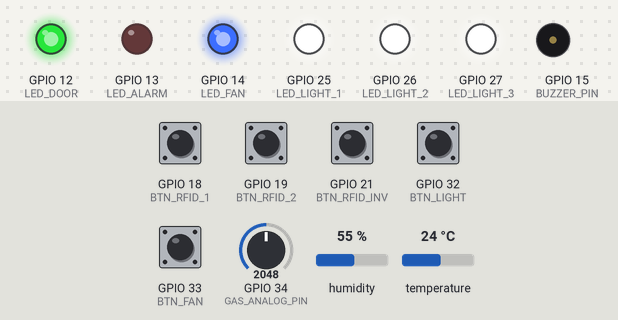
Bench run of a program on a simulated ESP32. Parts: output pins drawn as LEDs (lit = HIGH), buzzer (waves = sounding, pin HIGH). Dashed ring = blinking. The test bench sets the inputs (shaded band); at power-on: GPIO 18 (BTN_RFID_1), GPIO 19 (BTN_RFID_2), GPIO 21 (BTN_RFID_INV), GPIO 32 (BTN_LIGHT), GPIO 33 (BTN_FAN) HIGH, GPIO 34 (GAS_ANALOG_PIN) = 2048, humidity 55 %, temperature 24 °C. WiFi joins after 1.5 s; servers stay silent unless stated; storage starts empty; random numbers use the default seed unless the program sets one; EEPROM starts erased; no MQTT or app messages arrive unless stated; what the program prints to the serial monitor is not drawn.

Above: at 2.9 s.
3.0 s: GPIO 34 (GAS_ANALOG_PIN) set to 2824
7.5 s: GPIO 34 (GAS_ANALOG_PIN) set to 2930
At 9.24 s:
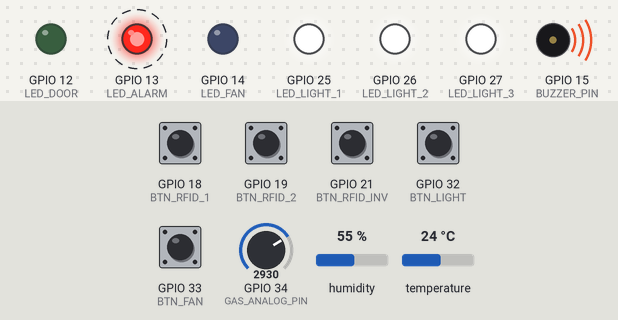
11.2 s: GPIO 18 (BTN_RFID_1) pulled LOW for 0.15 s
At 11.7 s:
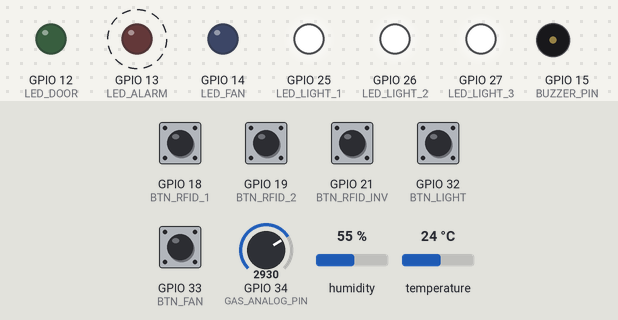
14.7 s: GPIO 32 (BTN_LIGHT) pulled LOW for 0.15 s
At 14.87 s:
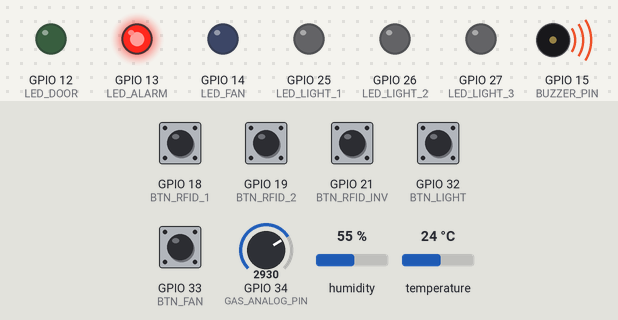
18.2 s: GPIO 19 (BTN_RFID_2) pulled LOW for 0.15 s
21.7 s: GPIO 33 (BTN_FAN) pulled LOW for 0.15 s
At 22.07 s:
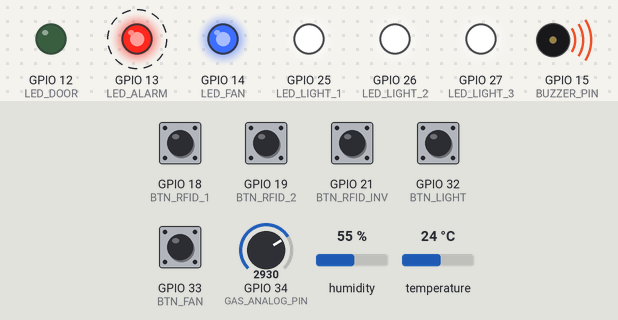
Timing chart, 0 to 26.2 s (numbered marks = the images above; inputs shaded):
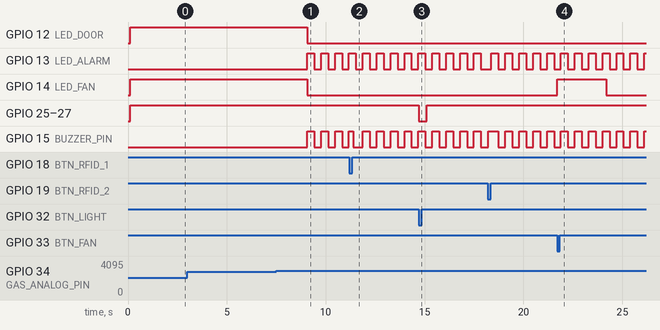

The program:

main.cpp
```cpp
/**
 * SMART DORMITORY — ESP32 FIRMWARE
 *
 * Linh kiện:
 *  - DHT22 (Nhiệt độ & Độ ẩm) -> GPIO 4
 *  - Biến trở Potentiometer (Mô phỏng Khí Gas MQ-2) -> GPIO 34
 *  - 3 Nút bấm (Mô phỏng 3 Thẻ RFID: SV001, SV002, Thẻ lạ) -> GPIO 18, 19, 21 (PULLUP)
 *  - 3 LED Đèn chiếu sáng -> GPIO 25, 26, 27
 *  - 1 LED Quạt thông gió -> GPIO 14
 *  - 1 LED Khóa cửa điện tử -> GPIO 12
 *  - 1 LED Báo động đỏ -> GPIO 13
 *  - 1 Còi Buzzer -> GPIO 15
 */

#include <Arduino.h>
#include <WiFi.h>
#include <PubSubClient.h>
#include <DHT.h>
#include <ArduinoJson.h>
#include <Preferences.h>
#include <SPIFFS.h>

// ==================== CẤU HÌNH ====================
const char* WIFI_SSID     = "3070";
const char* WIFI_PASSWORD = "12012014";

// Trỏ thẳng về Cloud VPS MQTT Broker (Fallback sang HiveMQ nếu cần)
const char* MQTT_BROKER_PRIMARY  = "103.74.100.132";
const char* MQTT_BROKER_FALLBACK = "broker.hivemq.com";
const int   MQTT_PORT            = 1883;
const char* MQTT_USER            = "";
const char* MQTT_PASSWORD        = "";

const char* BUILDING  = "A";
const char* FLOOR     = "1";
const char* ROOM      = "101";

String topicBase = String("dormitory/") + BUILDING + "/" + FLOOR + "/" + ROOM;

// ==================== CHÂN GPIO ====================
#define DHT_PIN         4
#define DHT_TYPE        DHT22
#define GAS_ANALOG_PIN  34

// 5 Nút Bấm Vật Lý Trên Breadboard (Đại diện Bật/Tắt & Quẹt Thẻ)
#define BTN_LIGHT       32  // Nút Bật/Tắt Đèn
#define BTN_FAN         33  // Nút Bật/Tắt Quạt
#define BTN_RFID_1      18  // Nút đại diện Thẻ SV001 (Nguyễn Văn An - Hợp lệ)
#define BTN_RFID_2      19  // Nút đại diện Thẻ SV002 (Trần Thị Bình - Hợp lệ)
#define BTN_RFID_INV    21  // Nút đại diện Thẻ Lạ (Từ chối / Báo động)

// Đèn LED / Relay kích hoạt thiết bị
#define LED_LIGHT_1     25  // Đèn 1 (Relay 1)
#define LED_LIGHT_2     26  // Đèn 2 (Relay 2)
#define LED_LIGHT_3     27  // Đèn 3 (Dự phòng)
#define LED_FAN         14  // Quạt (Relay 3)
#define LED_DOOR        12  // Khóa Cửa (Relay 4 - sáng 4s khi mở chốt)
#define LED_ALARM       13  // Đèn Báo Động Đỏ (nhấp nháy khi sự cố)
#define BUZZER_PIN      15  // Còi Báo Động Active Buzzer 5V

// ==================== CẤU HÌNH LOGIC RƠ-LE (ACTIVE-LOW) ====================
// Bo Relay 4 kênh hoạt động ở chế độ Low-Level Trigger (Mức Thấp):
//  - RELAY_ON  = LOW  (0V kích hoạt cuộn hút đóng tiếp điểm, đèn LED đỏ trên rơ-le sáng, bật thiết bị)
//  - RELAY_OFF = HIGH (3.3V ngắt cuộn hút, đèn LED đỏ tắt, ngắt thiết bị)
#define RELAY_ON        LOW
#define RELAY_OFF       HIGH

// ==================== BIẾN TRẠNG THÁI ====================
bool lightOn[3] = {false, false, false};
bool fanOn      = false;
bool doorOpen   = false;
bool alarmActive = false;
unsigned long doorUnlockTime = 0;

// Debounce & Timers
unsigned long lastBtnPress[3] = {0, 0, 0};
const unsigned long DEBOUNCE_MS = 250;

unsigned long lastSensorPublish = 0;
const unsigned long SENSOR_INTERVAL = 3000;
unsigned long lastMqttRetry = 0;
bool useFallbackBroker = false;

// ==================== KHỞI TẠO ĐỐI TƯỢNG ====================
DHT dht(DHT_PIN, DHT_TYPE);
WiFiClient espClient;
PubSubClient mqttClient(espClient);
Preferences preferences;

// ==================== KHAI BÁO HÀM ====================
void connectWiFi();
void connectMQTT();
void mqttCallback(char* topic, byte* payload, unsigned int length);
void publishSensorData();
void publishDeviceStatus(String triggerSource);
void handleRFID(int btnIndex);


void setLight(int index, bool state);
void setFan(bool state, String triggerSource = "FAN_TOGGLE");
void setDoor(bool state, String triggerSource = "DOOR_TOGGLE");
void setAlarm(bool state, String triggerSource = "ALARM_TOGGLE");
void beepBuzzer(int times, int durationMs);

// Offline Mode Functions
bool isAuthorizedCardOffline(String cardId);
void logAccessEvent(String cardId, bool authorized, String action);
void syncOfflineQueue();

// ==================== SETUP ====================
void setup() {
  Serial.begin(115200);
  delay(100);
  Serial.println("\n==========================================");
  Serial.println("🏠 Smart Dormitory — ESP32 + RFID RC522");
  Serial.println("==========================================");

  // Đặt trước mức ngắt (HIGH / RELAY_OFF) trước khi kích hoạt OUTPUT để triệt tiêu cú giật rơ-le khi khởi động
  digitalWrite(LED_LIGHT_1, RELAY_OFF);
  digitalWrite(LED_LIGHT_2, RELAY_OFF);
  digitalWrite(LED_LIGHT_3, RELAY_OFF);
  digitalWrite(LED_FAN,     RELAY_OFF);
  digitalWrite(LED_DOOR,    RELAY_OFF);

  pinMode(LED_LIGHT_1, OUTPUT);
  pinMode(LED_LIGHT_2, OUTPUT);
  pinMode(LED_LIGHT_3, OUTPUT);
  pinMode(LED_FAN,     OUTPUT);
  pinMode(LED_DOOR,    OUTPUT);
  pinMode(LED_ALARM,   OUTPUT);
  pinMode(BUZZER_PIN,  OUTPUT);

  pinMode(BTN_LIGHT,    INPUT_PULLUP);
  pinMode(BTN_FAN,      INPUT_PULLUP);
  pinMode(BTN_RFID_1,   INPUT_PULLUP);
  pinMode(BTN_RFID_2,   INPUT_PULLUP);
  pinMode(BTN_RFID_INV, INPUT_PULLUP);

  setDoor(false);
  setAlarm(false);
  setFan(false);
  setLight(0, false);
  setLight(1, false);
  setLight(2, false);
  dht.begin();

  // Khởi tạo SPIFFS cho Offline Queue
  if (!SPIFFS.begin(true)) {
    Serial.println("❌ SPIFFS Mount Failed");
  } else {
    Serial.println("✅ SPIFFS Mounted (Offline Queue Ready)");
  }

  // Khởi tạo Preferences cho Offline RFID Cache
  preferences.begin("rfid_cache", false);
  if (preferences.getString("CARD_A1B2C3D4", "") == "") {
    preferences.putString("CARD_A1B2C3D4", "SV001");
    preferences.putString("CARD_E5F6G7H8", "SV002");
  }
  preferences.end();

  connectWiFi();
  mqttClient.setServer(MQTT_BROKER_PRIMARY, MQTT_PORT);
  mqttClient.setCallback(mqttCallback);
  mqttClient.setBufferSize(512);
  mqttClient.setKeepAlive(15);
  mqttClient.setSocketTimeout(3);

  Serial.println("✅ ESP32 Ready! Room: " + String(BUILDING) + String(FLOOR) + String(ROOM));
}

// Debounce & State Tracking cho 5 Nút Bấm Vật Lý
unsigned long lastLightBtnPress = 0;
unsigned long lastFanBtnPress   = 0;
bool prevBtnLight   = HIGH;
bool prevBtnFan     = HIGH;
bool prevBtnRfid1   = HIGH;
bool prevBtnRfid2   = HIGH;
bool prevBtnRfidInv = HIGH;

// ==================== LOOP ====================
void loop() {
  // 1. Maintain WiFi & MQTT non-blocking (Không dùng return để nút bấm luôn hoạt động)
  if (WiFi.status() == WL_CONNECTED) {
    if (!mqttClient.connected()) {
      if (millis() - lastMqttRetry > 3000) {
        lastMqttRetry = millis();
        connectMQTT();
      }
    } else {
      mqttClient.loop();
    }
  } else {
    // Khi mất WiFi: Thử reconnect mỗi 8s một lần, không spam WiFi.begin() làm đơ vi điều khiển
    if (millis() - lastMqttRetry > 8000) {
      lastMqttRetry = millis();
      WiFi.reconnect();
    }
  }

  // 3. Auto lock door after 4s (Chỉ tự khóa khi không có sự cố báo động khẩn cấp)
  if (doorOpen && !alarmActive && millis() - doorUnlockTime > 4000) {
    setDoor(false, "AUTO_RELOCK_DOOR");
    Serial.println("🔒 Door Auto-Locked");
  }

  // 3b. Còi Báo Động Active Buzzer & Đèn LED Đỏ nhấp nháy nhịp nhàng khi có sự cố
  static unsigned long lastAlarmPulse = 0;
  static bool alarmPulseState = false;
  if (alarmActive) {
    if (millis() - lastAlarmPulse > 350) {
      lastAlarmPulse = millis();
      alarmPulseState = !alarmPulseState;
      digitalWrite(BUZZER_PIN, alarmPulseState ? HIGH : LOW);
      digitalWrite(LED_ALARM, alarmPulseState ? HIGH : LOW);
    }
  } else {
    digitalWrite(BUZZER_PIN, LOW);
    digitalWrite(LED_ALARM, LOW);
  }

  // 4. Instant RFID Button Polling (Edge Detection: Bắt sườn xuống HIGH -> LOW)
  bool rfid1 = digitalRead(BTN_RFID_1);
  if (rfid1 == LOW && prevBtnRfid1 == HIGH && (millis() - lastBtnPress[0] > DEBOUNCE_MS)) {
    lastBtnPress[0] = millis();
    handleRFID(0);
  }
  prevBtnRfid1 = rfid1;

  bool rfid2 = digitalRead(BTN_RFID_2);
  if (rfid2 == LOW && prevBtnRfid2 == HIGH && (millis() - lastBtnPress[1] > DEBOUNCE_MS)) {
    lastBtnPress[1] = millis();
    handleRFID(1);
  }
  prevBtnRfid2 = rfid2;

  bool rfidInv = digitalRead(BTN_RFID_INV);
  if (rfidInv == LOW && prevBtnRfidInv == HIGH && (millis() - lastBtnPress[2] > DEBOUNCE_MS)) {
    lastBtnPress[2] = millis();
    handleRFID(2);
  }
  prevBtnRfidInv = rfidInv;

  // 5. Nút Bấm Vật Lý: Bật/Tắt Đèn (GPIO 32)
  bool btnLight = digitalRead(BTN_LIGHT);
  if (btnLight == LOW && prevBtnLight == HIGH && (millis() - lastLightBtnPress > DEBOUNCE_MS)) {
    lastLightBtnPress = millis();
    bool nextState = !(lightOn[0] || lightOn[1] || lightOn[2]);
    setLight(0, nextState);
    setLight(1, nextState);
    setLight(2, nextState);
    publishDeviceStatus("PHYSICAL_BTN_LIGHT");
    Serial.println("💡 [NÚT BẤM] Đèn -> " + String(nextState ? "BẬT" : "TẮT"));
  }
  prevBtnLight = btnLight;

  // 6. Nút Bấm Vật Lý: Bật/Tắt Quạt (GPIO 33)
  bool btnFan = digitalRead(BTN_FAN);
  if (btnFan == LOW && prevBtnFan == HIGH && (millis() - lastFanBtnPress > DEBOUNCE_MS)) {
    lastFanBtnPress = millis();
    bool nextState = !fanOn;
    setFan(nextState, "PHYSICAL_BTN_FAN");
    Serial.println("🌀 [NÚT BẤM] Quạt -> " + String(nextState ? "BẬT" : "TẮT"));
  }
  prevBtnFan = btnFan;

  // 7. Periodic Sensor Telemetry
  if (millis() - lastSensorPublish >= SENSOR_INTERVAL) {
    publishSensorData();
    lastSensorPublish = millis();
  }
}


// ==================== WI-FI & MQTT ====================
void connectWiFi() {
  Serial.print("📶 Connecting WiFi...");
  WiFi.mode(WIFI_STA);
  WiFi.setAutoReconnect(true);
  WiFi.persistent(true);
  WiFi.begin(WIFI_SSID, WIFI_PASSWORD);
  int attempts = 0;
  while (WiFi.status() != WL_CONNECTED && attempts < 25) {
    delay(200);
    Serial.print(".");
    attempts++;
  }
  if (WiFi.status() == WL_CONNECTED) {
    Serial.println("\n✅ WiFi connected! IP: " + WiFi.localIP().toString());
  } else {
    Serial.println("\n⚠️ WiFi will connect in background...");
  }
}

void connectMQTT() {
  if (WiFi.status() != WL_CONNECTED) return;

  mqttClient.setServer(MQTT_BROKER_PRIMARY, MQTT_PORT);

  Serial.print("🔌 Connecting MQTT to ");
  Serial.print(MQTT_BROKER_PRIMARY);
  Serial.print("...");

  // Generate unique client ID to prevent broker kick-out
  String clientId = "smartdorm_esp32_A101_" + String(random(0xffff), HEX);

  if (mqttClient.connect(clientId.c_str(), MQTT_USER, MQTT_PASSWORD)) {
    Serial.println(" ✅ CONNECTED!");
    mqttClient.subscribe((topicBase + "/command/#").c_str());
    syncOfflineQueue();
  } else {
    Serial.println(" ❌ (rc=" + String(mqttClient.state()) + ")");
  }
}


// ==================== XỬ LÝ LỆNH MQTT ====================
void mqttCallback(char* topicChar, byte* payload, unsigned int length) {
  String topic = String(topicChar);
  // Bỏ qua tin nhắn ACK của chính mình để triệt tiêu hoàn toàn vòng lặp vô tận
  if (topic.endsWith("/ack")) return;

  String message = "";
  for (unsigned int i = 0; i < length; i++) message += (char)payload[i];

  Serial.println("\n📥 [MQTT Command Received]: " + topic);
  Serial.println("   Payload: " + message);

  StaticJsonDocument<256> doc;
  if (deserializeJson(doc, message) != DeserializationError::Ok) {
    Serial.println("❌ Failed to parse JSON command");
    return;
  }

  String action = doc["action"].as<String>();
  action.trim();
  String commandId = doc["command_id"] | "unknown";

  bool isTurnOn = action.equalsIgnoreCase("on") || action.equalsIgnoreCase("open") || action.equalsIgnoreCase("unlock") || action == "1" || action.equalsIgnoreCase("true");
  bool isTurnOff = action.equalsIgnoreCase("off") || action.equalsIgnoreCase("close") || action.equalsIgnoreCase("lock") || action == "0" || action.equalsIgnoreCase("false");
  bool isToggle = action.equalsIgnoreCase("toggle");

  if (topic.endsWith("/command/light") || topic.endsWith("/command/light1") || topic.endsWith("/command/light2") || topic.endsWith("/command/light3")) {
    bool state = false;
    if (isToggle) {
      state = !(lightOn[0] || lightOn[1] || lightOn[2]);
    } else {
      state = isTurnOn;
    }
    setLight(0, state);
    setLight(1, state);
    setLight(2, state);
    publishDeviceStatus("LIGHT_COMMAND");
    // Phản hồi âm thanh còi: 1 bíp khi bật, 2 bíp nhanh khi ngắt điện/tắt đèn
    beepBuzzer(state ? 1 : 2, 80);
    Serial.println("💡 [ACTION] 3 Đèn Chiếu Sáng (GPIO 25, 26, 27) -> " + String(state ? "BẬT (Active-LOW)" : "TẮT (HIGH)"));
  }

  else if (topic.endsWith("/command/fan")) {
    bool state = false;
    if (isToggle) {
      state = !fanOn;
    } else {
      state = isTurnOn;
    }
    setFan(state, "FAN_COMMAND");
    // Phản hồi âm thanh còi: 1 bíp dài khi bật quạt, 2 bíp nhanh khi tắt quạt
    beepBuzzer(state ? 1 : 2, 90);
    Serial.println("🌀 [ACTION] Quạt Thông Gió (GPIO 14) -> " + String(state ? "BẬT (Active-LOW)" : "TẮT (HIGH)"));
  }
  else if (topic.endsWith("/command/door")) {
    bool state = isTurnOn;
    setDoor(state, "DOOR_COMMAND");
    if (state) {
      doorUnlockTime = millis();
      // Phản hồi âm thanh còi: 1 bíp mở chốt cửa
      beepBuzzer(1, 150);
    } else {
      beepBuzzer(2, 80);
    }
    Serial.println("🚪 [ACTION] Khóa Cửa Điện Tử (GPIO 12) -> " + String(state ? "MỞ KHÓA (Active-LOW)" : "KHÓA CHỐT (HIGH)"));
  }
  else if (topic.endsWith("/command/alarm")) {
    bool state = isTurnOn;
    setAlarm(state, "ALARM_COMMAND");
    Serial.println("🚨 [ACTION] Báo Động (GPIO 13 & 15) -> " + String(state ? "BẬT CÒI (HIGH)" : "TẮT (LOW)"));
  }

  // ACK (chỉ gửi khi có command_id hợp lệ)
  if (commandId != "unknown") {
    String ackTopic = topicBase + "/command/ack";
    StaticJsonDocument<128> ack;
    ack["command_id"] = commandId;
    ack["status"] = "success";
    String ackStr; serializeJson(ack, ackStr);
    mqttClient.publish(ackTopic.c_str(), ackStr.c_str());
  }
}

// ==================== XỬ LÝ SENSOR ====================
void publishSensorData() {
  float temperature = dht.readTemperature();
  float humidity    = dht.readHumidity();
  float gasPercent  = (analogRead(GAS_ANALOG_PIN) / 4095.0) * 100.0;

  if (isnan(temperature)) temperature = 27.5;
  if (isnan(humidity))    humidity = 64.0;

  bool gasAlert = gasPercent > 70.0;
  bool tempAlert = temperature > 55.0;

  int lightCount = (lightOn[0] ? 1 : 0) + (lightOn[1] ? 1 : 0) + (lightOn[2] ? 1 : 0);
  float powerW = (lightCount * 20.0) + (fanOn ? 60.0 : 0.0) + 5.0;

  StaticJsonDocument<300> doc;
  doc["temperature"] = round(temperature * 10) / 10.0;
  doc["humidity"]    = round(humidity * 10) / 10.0;
  doc["gas_level"]   = round(gasPercent * 10) / 10.0;
  doc["gas_alert"]   = gasAlert;
  doc["temp_alert"]  = tempAlert;
  doc["room"]        = String(ROOM);
  doc["building"]    = String(BUILDING);
  doc["floor"]       = String(FLOOR);
  doc["light_1"]     = lightOn[0];
  doc["light_2"]     = lightOn[1];
  doc["light_3"]     = lightOn[2];
  doc["light"]       = lightOn[0] || lightOn[1] || lightOn[2];
  doc["fan"]         = fanOn;
  doc["powerW"]      = powerW;

  String payload; serializeJson(doc, payload);

  if (mqttClient.connected()) {
    mqttClient.publish((topicBase + "/sensor/data").c_str(), payload.c_str());
    Serial.println("📊 Telemetry: " + String(temperature) + "C | " + String(humidity) + "% | Gas: " + String(gasPercent) + "% | Power: " + String(powerW) + "W");
  }

  // Tự động kích hoạt kịch bản khẩn cấp PCCC / Thoát hiểm độc lập tại tầng Edge (Edge Safety Rule Engine)
  if (gasAlert || tempAlert) {
    if (!alarmActive) {
      Serial.println("🚨 [EMERGENCY PCCC / GAS LEAK DETECTED!] Kích hoạt quy trình an toàn:");
      Serial.println("   1. Hú còi báo động Active Buzzer!");
      Serial.println("   2. Cắt điện Đèn chiếu sáng chống chập cháy!");
      Serial.println("   3. Bật Quạt thông gió cưỡng bức hút khí độc!");
      Serial.println("   4. MỞ CHỐT KHÓA CỬA ĐIỆN TỪ (Relay 4 - Solenoid UNLOCKED) phục vụ cứu hộ!");
    }
    setAlarm(true, "EMERGENCY_SENSOR_ALARM");
    setLight(0, false);
    setLight(1, false);
    setLight(2, false);
    setFan(true, "EMERGENCY_GAS_FAN");
    setDoor(true, "EMERGENCY_ESCAPE_DOOR"); // Mở chốt cửa thoát hiểm (Active-LOW: xuất LOW kích hoạt rơ-le khóa cửa)
  }
}

// ==================== OFFLINE RFID CACHE ====================
bool isAuthorizedCardOffline(String cardId) {
  if (cardId == "CARD_INVALID99" || cardId.indexOf("INVALID") >= 0) return false;
  // Cố định thẻ sinh viên hợp lệ phòng 101 đảm bảo an toàn offline
  if (cardId == "CARD_A1B2C3D4" || cardId == "CARD_E5F6G7H8") return true;

  preferences.begin("rfid_cache", true);
  String studentId = preferences.getString(cardId.c_str(), "");
  preferences.end();
  return studentId.length() > 0;
}

// ==================== GHI LOG QUẸT THẺ ====================
void logAccessEvent(String cardId, bool authorized, String action) {
  StaticJsonDocument<200> doc;
  doc["card_id"]    = cardId;
  doc["authorized"] = authorized;
  doc["action"]     = action;
  doc["room"]       = String(ROOM);
  doc["timestamp"]  = millis();

  String payload; serializeJson(doc, payload);

  if (mqttClient.connected()) {
    mqttClient.publish((topicBase + "/access/rfid").c_str(), payload.c_str());
    Serial.println("📤 Access Log Published: " + cardId + " (" + (authorized ? "AUTHORIZED" : "DENIED") + ")");
  } else {
    File f = SPIFFS.open("/offline_events.jsonl", FILE_APPEND);
    if (f) {
      f.println(payload);
      f.close();
      Serial.println("💾 Access Log Queued Offline");
    }
  }
}

void syncOfflineQueue() {
  if (!SPIFFS.exists("/offline_events.jsonl")) return;

  File f = SPIFFS.open("/offline_events.jsonl", FILE_READ);
  if (!f) return;

  Serial.println("🔄 Syncing Offline Queue...");
  int syncedCount = 0;

  while (f.available()) {
    String payload = f.readStringUntil('\n');
    if (payload.length() > 5) {
      if (mqttClient.publish((topicBase + "/access/rfid").c_str(), payload.c_str())) {
        syncedCount++;
        delay(50);
      }
    }
  }
  f.close();
  SPIFFS.remove("/offline_events.jsonl");
  Serial.println("✅ Synced " + String(syncedCount) + " offline events.");
}

// ==================== XỬ LÝ NÚT QUẸT THẺ ====================
void handleRFID(int btnIndex) {
  String cardIds[] = {"CARD_A1B2C3D4", "CARD_E5F6G7H8", "CARD_INVALID99"};
  String studentNames[] = {"Nguyễn Văn An (SV2024001 - Phòng 101)", "Trần Thị Bình (SV2024002 - Phòng 101)", "Thẻ Lạ (Chưa được cấp phép)"};
  String cardId = cardIds[btnIndex];
  Serial.println("\n------------------------------------------------");
  Serial.println("🪪 [NÚT QUẸT THẺ] " + studentNames[btnIndex] + " | Mã Thẻ: " + cardId);

  // Nút 3 (index 0 - SV001) & Nút 4 (index 1 - SV002) là sinh viên hợp lệ của Phòng 101
  // Nút 5 (index 2 - Thẻ lạ) là người ngoài / thẻ không hợp lệ
  bool authorized = false;
  if (btnIndex == 0 || btnIndex == 1) {
    authorized = true;
  } else if (btnIndex == 2 || cardId == "CARD_INVALID99") {
    authorized = false;
  } else {
    authorized = isAuthorizedCardOffline(cardId);
  }

  if (authorized) {
    Serial.println("✅ [XÁC THỰC THÀNH CÔNG] Sinh viên: " + studentNames[btnIndex]);
    Serial.println("🚪 [KHÓA CỬA] MỞ CHỐT (Relay 4 / LED 4 sáng 4 giây) | Còi 1 tiếng bíp ngắn!");
    setDoor(true, "PHYSICAL_RFID_DOOR");
    beepBuzzer(1, 150);
    logAccessEvent(cardId, true, "entry");
    doorUnlockTime = millis();
  } else {
    Serial.println("⛔ [TỪ CHỐI TRUY CẬP] Thẻ lạ từ chối vào phòng! Còi kêu 3 tiếng cảnh báo!");
    beepBuzzer(3, 200);
    logAccessEvent(cardId, false, "denied");
  }
  Serial.println("------------------------------------------------\n");
}


void publishDeviceStatus(String triggerSource) {
  StaticJsonDocument<256> doc;
  doc["room"] = String(ROOM);
  doc["building"] = String(BUILDING);
  doc["floor"] = String(FLOOR);
  doc["light"] = lightOn[0] || lightOn[1] || lightOn[2];
  doc["light_1"] = lightOn[0];
  doc["light_2"] = lightOn[1];
  doc["light_3"] = lightOn[2];
  doc["fan"] = fanOn;
  doc["door"] = doorOpen ? "unlocked" : "locked";
  doc["door_lock"] = !doorOpen;
  doc["alarm"] = alarmActive;
  doc["trigger"] = triggerSource;
  doc["timestamp"] = millis();

  String payload;
  serializeJson(doc, payload);
  if (mqttClient.connected()) {
    mqttClient.publish((topicBase + "/status").c_str(), payload.c_str());
    Serial.println("📡 [STATUS SYNC] -> Web UI: Light=" + String(lightOn[0] ? "ON" : "OFF") + " | Fan=" + String(fanOn ? "ON" : "OFF") + " | Door=" + String(doorOpen ? "UNLOCKED" : "LOCKED") + " | Alarm=" + String(alarmActive ? "ON" : "OFF"));
  }
}

// ==================== ĐIỀU KHIỂN THIẾT BỊ ====================
void setLight(int index, bool state) {
  int pins[] = {LED_LIGHT_1, LED_LIGHT_2, LED_LIGHT_3};
  lightOn[index] = state;
  digitalWrite(pins[index], state ? RELAY_ON : RELAY_OFF);
}

void setFan(bool state, String triggerSource) {
  fanOn = state;
  digitalWrite(LED_FAN, state ? RELAY_ON : RELAY_OFF);
  publishDeviceStatus(triggerSource);
}

void setDoor(bool state, String triggerSource) {
  doorOpen = state;
  digitalWrite(LED_DOOR, state ? RELAY_ON : RELAY_OFF);
  publishDeviceStatus(triggerSource);
}

void setAlarm(bool state, String triggerSource) {
  alarmActive = state;
  if (!state) {
    digitalWrite(BUZZER_PIN, LOW);
    digitalWrite(LED_ALARM, LOW);
  }
  publishDeviceStatus(triggerSource);
}

void beepBuzzer(int times, int durationMs) {
  for (int i = 0; i < times; i++) {
    digitalWrite(BUZZER_PIN, HIGH);
    delay(durationMs);
    digitalWrite(BUZZER_PIN, LOW);
    if (i < times - 1) delay(100);
  }
}
```

Measured:
- the behaviour switches between 2866 and 2867 on GPIO 34 (GAS_ANALOG_PIN) (found by bisection; images 0 and 1)
- after the input at 3.0 s, every drawn part: stays the same
- after the input at 7.5 s, GPIO 12 (LED_DOOR), GPIO 14 (LED_FAN): HIGH → LOW after 1.6 s; GPIO 13 (LED_ALARM), GPIO 15 (BUZZER_PIN): alternates HIGH for 0.35 s and LOW for 0.35 s, starting after 1.6 s
- after the input at 14.7 s, GPIO 25 (LED_LIGHT_1), GPIO 26 (LED_LIGHT_2), GPIO 27 (LED_LIGHT_3): HIGH → LOW at once, → HIGH 0.41 s later
- after the input at 21.7 s, GPIO 14 (LED_FAN): LOW → HIGH at once, → LOW 2.5 s later
